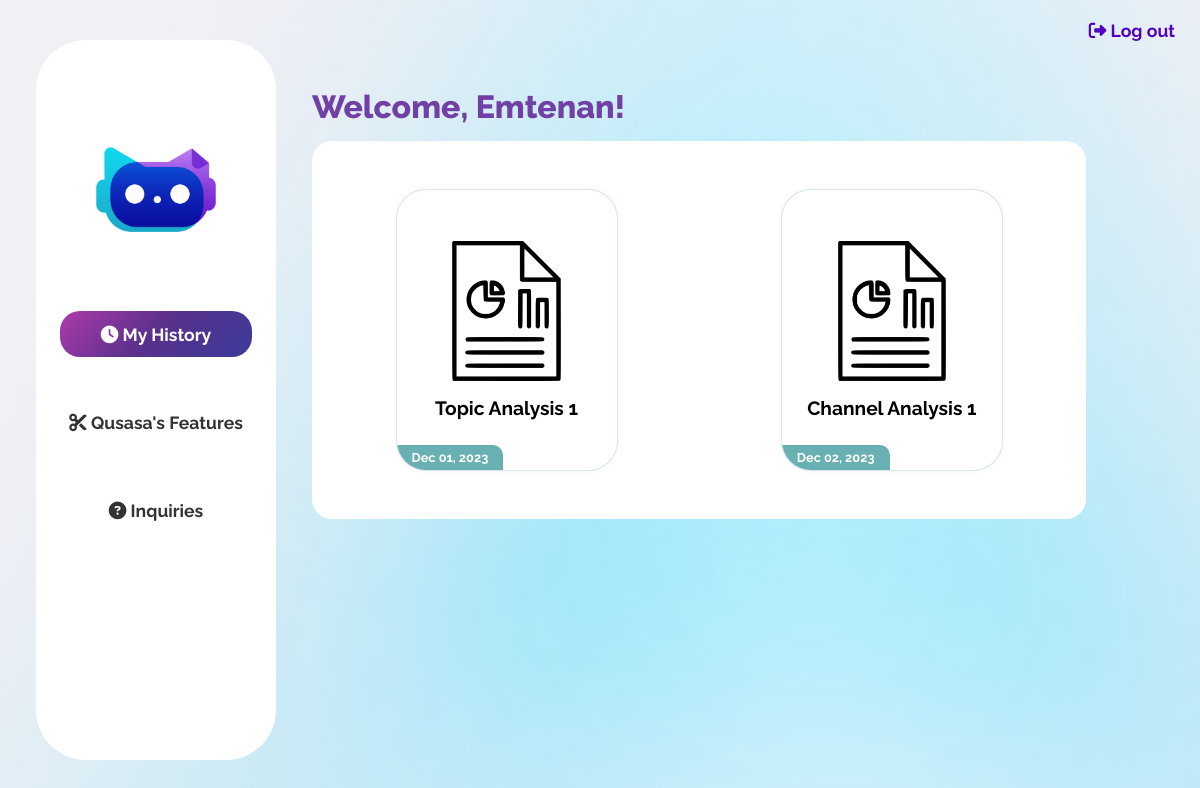
/base/ (signed in), run on the app's committed database.
### qusasa/models.py (models this page shows, shortened)
class CustomUser(AbstractUser):
    username = None  # remove the username field
    email = models.EmailField(unique=True, verbose_name='email address')
    USERNAME_FIELD = 'email'
    REQUIRED_FIELDS = ['first_name', 'last_name']  # removes email from REQUIRED_FIELDS
    is_verified = models.BooleanField(default=False)
    email_confirmation_code = models.CharField(max_length=30, blank=True, null=True)
    objects = CustomUserManager()

class TopicAnalysisHistory(models.Model):
    user = models.ForeignKey(settings.AUTH_USER_MODEL, on_delete=models.CASCADE)
    search_query = models.CharField(max_length=200)
    order = models.CharField(max_length=50)
    region_code = models.CharField(max_length=50)
    language = models.CharField(max_length=50)
    created_at = models.DateTimeField(auto_now_add=True)

class ChannelAnalysisHistory(models.Model):
    user = models.ForeignKey(settings.AUTH_USER_MODEL, on_delete=models.CASCADE)
    channel_url = models.URLField(max_length=2048)
    created_at = models.DateTimeField(auto_now_add=True)

### qusasa/views.py (the view)
    def wrap(request, *args, **kwargs):
        if request.user.is_verified:
            return function(request, *args, **kwargs)
        else:
            return redirect('confirm_email')

### qusasa/backend.py (called while the page is built)
    def get_user(self, user_id):
        UserModel = get_user_model()
        try:
            return UserModel.objects.get(pk=user_id)
        except UserModel.DoesNotExist:
            return None

### qusasa/views.py (called while the page is built)
def email_verified_required(function):
    def wrap(request, *args, **kwargs):
        if request.user.is_verified:
            return function(request, *args, **kwargs)
        else:
            return redirect('confirm_email')
    return wrap

### qusasa/templates/qusasa/base.html (shortened to what this page needs)
{% load static %}
<!DOCTYPE html>
<html lang="en">
<head>
    <link rel="stylesheet" href="{% static 'qusasa/css/base.css' %}">
    <link rel="stylesheet" href="{% static 'qusasa/css/cards.css' %}" />
</head>
<body>
    <a class="log-out" href="{% url 'logout' %}"><i class="fa-solid fa-right-from-bracket"></i>  Log out</a>
    {% include 'side_nav.html' %}
    <div class="content">
        <div class="welcome">
            Welcome, {{ user.first_name }}!
        </div>
        <div class="history">
            <div class="cards">
                {% if video_histories.exists or topic_histories.exists or playlist_histories.exists or channel_histories.exists or video_retrieving_histories.exists or competitive_histories.exists %}
                    {% for history in topic_histories %}
                    <article class="card">
                        <a href="{% url 'topic_analysis_detail' history.id %}">
                        <header class="card__thumb">
                            <img src="{% static 'qusasa/images/report.png' %}"/>
                            <div class="feature-name">
                                    Topic Analysis {{ forloop.counter }}
                            </div>
                        </header>
                        <div class="card__body">
                            <div class="card__category youtube">{{ history.created_at|date:"M d, Y" }}</div>
                        </div>
                    </a>
                    </article>
                    {% endfor %}
                    {% for history in channel_histories %}
                    <article class="card">
                        <a href="{% url 'channel_analysis_detail' history.id %}">
                        <header class="card__thumb">
                            <img src="{% static 'qusasa/images/report.png' %}"/>
                            <div class="feature-name">
                                    Channel Analysis {{ forloop.counter }}
                            </div>
                        </header>
                        <div class="card__body">
                            <div class="card__category youtube">{{ history.created_at|date:"M d, Y" }}</div>
                        </div>
                    </a>
                    </article>
                    {% endfor %}
                {% endif %}
            </div>
        </div>
    </div>
</body>
</html>

### qusasa/static/qusasa/css/base.css (style rules this page uses)
html { width: 100%; margin: 0; padding: 0; background: #f0f0f5; background-repeat: no-repeat; background-attachment: fixed; font-family: 'Raleway', sans-serif; color: white; }
body { min-height: 100%; height: 100%; width: 100%; margin: 0; padding: 0; background-image: url("static/images/Frame 2.png"); background-repeat: no-repeat; background-attachment: fixed; display: flex; flex-direction: row; min-height: 100vh; justify-content: stretch; align-items: start; align-content: start; justify-items: start; }
a { text-decoration: none; }
.log-out { color: #5300c0; cursor: pointer; transition: ease 0.2s; font-size: 1.1rem; font-weight: 700; position: absolute; top: 20px; right: 25px; }
.content { min-height: 90%; width: 30vw; display: flex; flex-direction: column; justify-content: flex-start; align-items: flex-start; flex: 1; padding-top: 5vh; }
.content .welcome { color:rgb(112, 64, 164); font-size: 2rem; font-weight: 800; padding: 3rem 0; width: 100%; }
.content .history { background-color: white; border-radius: 20px; color: #0B0B25; width: 80%; padding: 2rem; font-weight: 700; font-size: 1.2rem; }
.content .welcome { padding-bottom: 1rem; }

### qusasa/static/qusasa/css/cards.css (style rules this page uses)
.content { margin-bottom: 50vh; }
.content .welcome { padding-bottom: 1rem; }
.content .history { display: flex; flex-direction: row; flex-wrap: wrap; justify-content:center; align-items: center; }
.cards { display: flex; flex-direction: row; flex-wrap: wrap; justify-content:space-between; align-items: center; width: 90%; }
.card { cursor: pointer; margin: 1rem; width: 220px; height: 280px; background-color: #fff; box-shadow: 0 0 5px rgba(95, 95, 95, 0.058); overflow: hidden; -webkit-transition: box-shadow 0.5s; transition: box-shadow 0.5s; font-family: 'Raleway'; border-radius: 30px; border: solid 1px rgba(176, 202, 224, 0.495); }
article:last-child { align-self: flex-start; justify-self: flex-start; }
.card a { color: inherit; text-decoration: none; }
.card__thumb { height: 100%; overflow: hidden; -webkit-transition: height 0.5s; transition: height 0.5s; border-radius: 30px; display: flex; align-items: center; justify-content: center; flex-direction: column; }
.card a { height: 100%; width: 100%; }
.card__thumb img { max-width: 80%; max-height: 50%; display: block; margin: 0; padding: 0; opacity: 1; -webkit-transform: scale(1); transform: scale(1); -webkit-transition: opacity 0.5s, -webkit-transform 0.5s; transition: opacity 0.5s, -webkit-transform 0.5s; transition: opacity 0.5s, transform 0.5s; transition: opacity 0.5s, transform 0.5s, -webkit-transform 0.5s; }
.feature-name { background-color: white; color: black; transition-duration: 0.5s; margin-top: 1rem; }
.card__body { position: relative; height: 100%; -webkit-transition: height 0.5s; transition: 0.5s; padding: 2rem; }
.card__category { position: absolute; top: -25px; left: 0; height: 25px; padding: 0 15px; background-color: rgba(68, 157, 160, 0.804); color: #fff; font-size: 0.8rem; line-height: 25px; border-radius: 0px 10px 0px 0px; }

### data on the page
CustomUser: first_name "Emtenan"
TopicAnalysisHistory: created_at "Dec 01, 2023"
ChannelAnalysisHistory: created_at "Dec 02, 2023"
